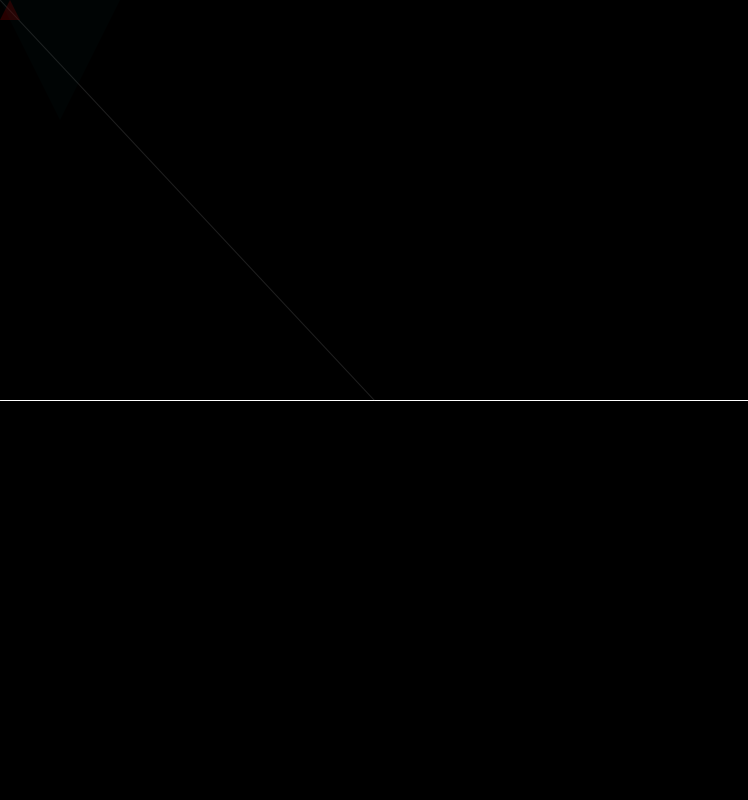
Frame 1 (no input)
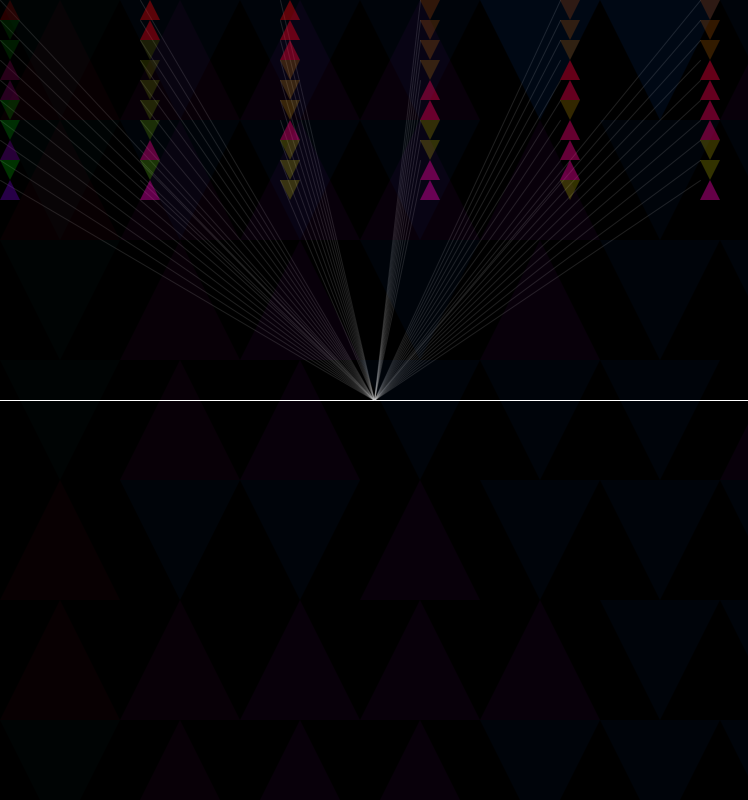
Frame 60 (the mouse pressed at the canvas centre just before this capture)
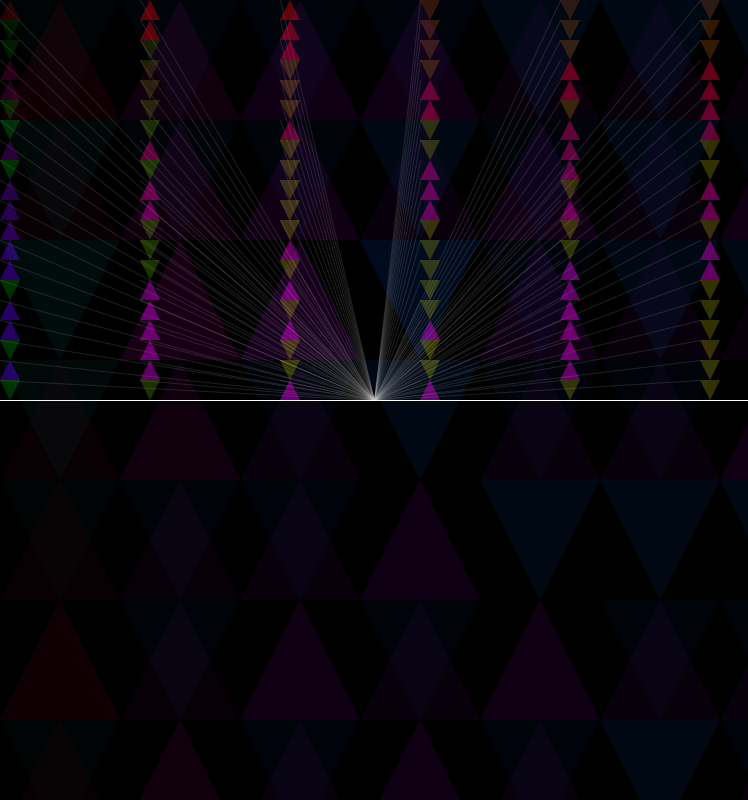
Frame 120 (the mouse held since frame 60 and released just before this capture)

The Processing sketch that drew these frames (run headless with seeded random() and noise(); from frame 60 on, the mouse is pressed at the canvas centre):

// Processing sketch: HW_2_Algorithm_DESIGN2
// ── HW_2_Algorithm_DESIGN2.pde
//Karam Byun 09.16.2013
//Daniel Shiffman Tuesday Class
//Ordered Patterns & mouse Drag for messiness

int x = 0;
int y = 0;
int a = 0;
int b = 0;
int lenTri = 20; // Length of small Triangle sides
int lenTria = 120; // Length of Big Triangle sides

void setup() {
  size(748, 800);
  background(0);
  stroke(255);
  //Original line for slide location, now it's just for looks  
  line(0, height/2, width, height/2);
  noStroke();
}

void draw() {
  
  stroke(255);
  line(0, height/2, width, height/2);
  noStroke();
    
  //background drawing of Triangles
  smallTri();
  bigTri();
  
}

void mouseDragged() {
  
  //moves small triangle alignment depending on mouse location
  //fill(200,0,0,50);
  //ellipse(mouseX,height/2,20,20);
  x+=lenTri*map(mouseX, 0, width, 0, 10); //small Triangles are moved from their ordered columns!
}



// ── bigTri_function.pde
void bigTri() {

  noStroke();
  if (random(1) > 0.5) { //flip a coin for upward or downward triangle
    //fill(b+100,0,a, 10);
    fill(200,0,a+50,10); //set color of Triangle
    triangle(a, b+lenTria, a+lenTria/2, b, a+lenTria, b+lenTria); //Draw upward Triangle
  }
  else {
    //fill(b, a+100, 0, 10);
    fill(1,100,a+100,10); //set color of Triangle 
    triangle(a, b, a+lenTria/2, b+lenTria, a+lenTria, b); //Draw downward Triangle
  }

  a+=lenTria; //Draw Triangle on next column
  if (a>width) { //Draw next row of triangle
    a=0;
    b+=lenTria;
  }
  if (b >= height) { //Redraw from the start!
    a=0;
    b=0;
  }
}



// ── smallTri_function.pde

void smallTri() {
  //Draw lines from center to triangles
  stroke(200, 40);
  line(x, y, width/2, height/2);
  //Small Triangle Draw
  noStroke();
  if (random(1) > 0.52) { //52% of drawing Triangle upward
    fill(x+100, 0, y, 100); //set color of Triangle
    triangle(x, y+lenTri, x+lenTri/2, y, x+lenTri, y+lenTri); //draw upward Triangle
  }
  else {
    fill(x, y+100, 0, 50); //set color of Triangle
    triangle(x, y, x+lenTri/2, y+lenTri, x+lenTri, y); //draw downward Triangle
  }
  
  x+=lenTri+lenTri*6; //draw triangle on next column where distnace is length of Triangle times 6
  if (x>width) { //draw next row of triangle
    x=0;
    y+=lenTri;
  }
  if (y >= height) { //draw new set of triangles for the page
    background(random(0, 25)); //change background color
    x=0;
    y=0;
  }
}
